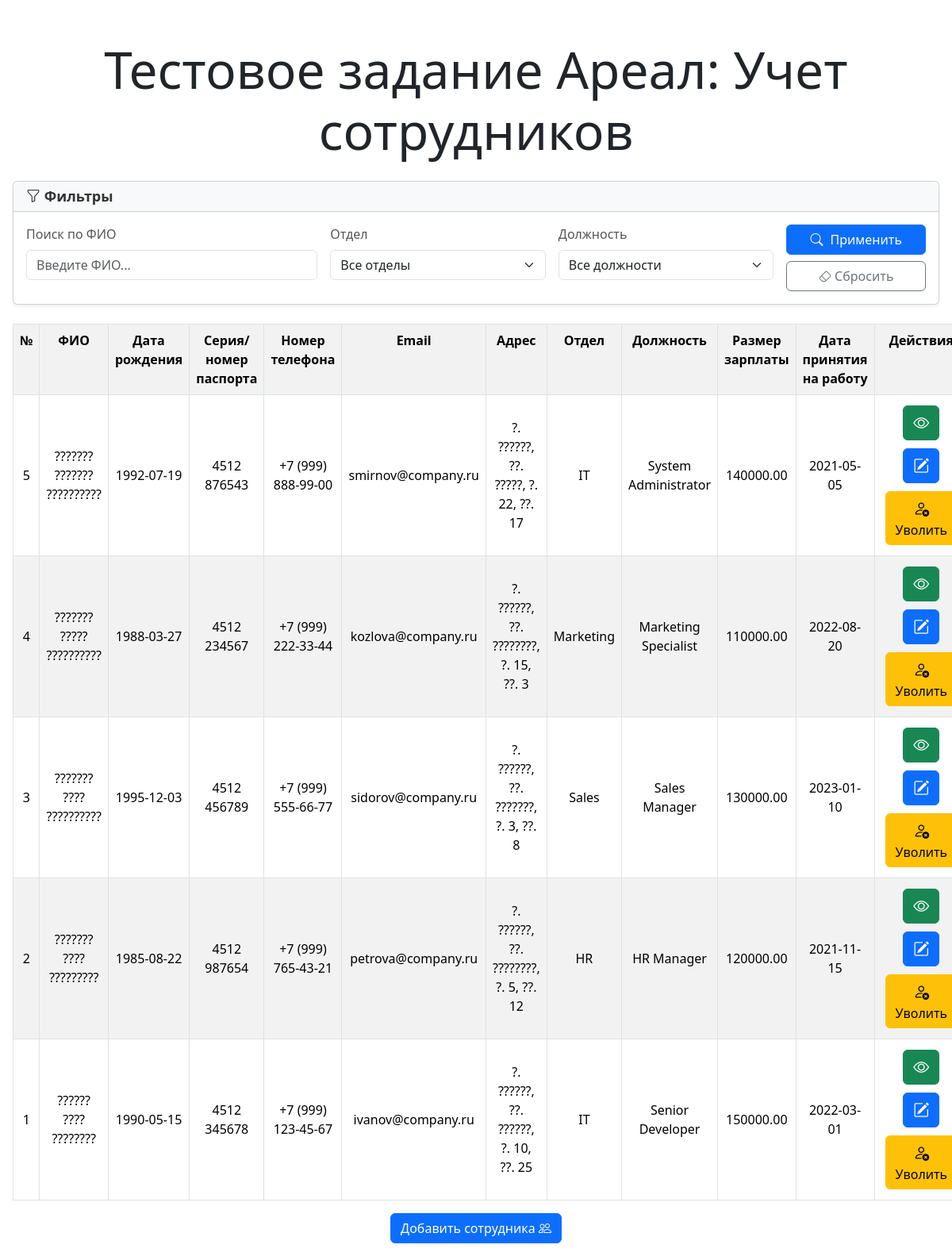
The page / on the database its author committed.
### tables this page shows
CREATE TABLE employees (
    id INT AUTO_INCREMENT PRIMARY KEY,
    full_name VARCHAR(100) NOT NULL,
    birth_date DATE NOT NULL,
    passport VARCHAR(20) NOT NULL,
    phone_number VARCHAR(20) NOT NULL,
    email VARCHAR(50) NOT NULL,
    address VARCHAR(255) NOT NULL,
    department VARCHAR(100) NOT NULL,
    position VARCHAR(100) NOT NULL,
    salary DECIMAL(10, 2) NOT NULL,
    hire_date DATE NOT NULL,
    fired BOOLEAN NOT NULL
);

### src/index.php (the view, shortened to what this page needs)
<?php
include "config.php";
$search = isset($_GET['search']) ? trim($_GET['search']) : '';
$sql = "SELECT * FROM employees WHERE 1=1";
$sql .= " ORDER BY id DESC";
$all_employees = mysqli_query($conn, $sql);
?>
<!DOCTYPE html>
<html lang="ru">
<head>
    <link rel="stylesheet" href="assets/styles/style.css">
    <link href="https://cdn.jsdelivr.net/npm/bootstrap@5.3.8/dist/css/bootstrap.min.css" rel="stylesheet"
>
    <link rel="stylesheet" href="https://cdn.jsdelivr.net/npm/bootstrap-icons@1.13.1/font/bootstrap-icons.min.css">
</head>
<body>
    <header>
        <h1 class="display-3 text-center">Тестовое задание Ареал: Учет сотрудников</h1>
    </header>
    <main>
        <section class="p-3">
            <div class="row">
                <div class="col-12">
                    <div class="row mb-4">
                        <div class="col-md-12">
                            <div class="card shadow-sm">
                                <div class="card-header bg-light">
                                    <h5 class="mb-0"><i class="bi bi-funnel"></i> Фильтры</h5>
                                </div>
                                <div class="card-body">
                                    <form method="GET" action="" class="row g-3">
                                        <div class="col-md-4">
                                            <label class="form-label">Поиск по ФИО</label>
                                            <input type="text" name="search" class="form-control"
                                                placeholder="Введите ФИО..." value="<?= htmlspecialchars($search) ?>">
                                        </div>
                                        <div class="col-md-3">
                                            <label class="form-label">Отдел</label>
                                            <select name="department" class="form-select">
                                                <option value="">Все отделы</option>
                                            </select>
                                        </div>
                                        <div class="col-md-3">
                                            <label class="form-label">Должность</label>
                                            <select name="position" class="form-select">
                                                <option value="">Все должности</option>
                                            </select>
                                        </div>
                                        <div class="col-md-2 d-flex align-items-end">
                                            <div class="d-grid gap-2 w-100">
                                                <button type="submit" class="btn btn-primary">
                                                    <i class="bi bi-search"></i> Применить
                                                </button>
                                                <a href="<?= strtok($_SERVER["REQUEST_URI"], '?') ?>" class="btn
                                                    btn-outline-secondary">
                                                    <i class="bi bi-eraser"></i> Сбросить
                                                </a>
                                            </div>
                                        </div>
                                    </form>
                                </div>
                            </div>
                        </div>
                    </div>
                    <table class="table table-striped table-hover mt-3 text-center table-bordered">
                        <tr>
                            <th>№</th>
                            <th>ФИО</th>
                            <th>Дата рождения</th>
                            <th>Серия/номер паспорта</th>
                            <th>Номер телефона</th>
                            <th>Email</th>
                            <th>Адрес</th>
                            <th>Отдел</th>
                            <th>Должность</th>
                            <th>Размер зарплаты</th>
                            <th>Дата принятия на работу</th>
                            <th>Действия</th>
                        </tr>
                        <?php if (mysqli_num_rows($all_employees) > 0): ?>
                            <?php while ($employee = mysqli_fetch_assoc($all_employees)): ?>
                                <tr>
                                    <td><?= $employee["id"] ?></td>
                                    <td><?= $employee["full_name"] ?></td>
                                    <td><?= $employee["birth_date"] ?></td>
                                    <td><?= $employee["passport"] ?></td>
                                    <td><?= $employee["phone_number"] ?></td>
                                    <td><?= $employee["email"] ?></td>
                                    <td><?= $employee["address"] ?></td>
                                    <td><?= $employee["department"] ?></td>
                                    <td><?= $employee["position"] ?></td>
                                    <td><?= $employee["salary"] ?></td>
                                    <td><?= $employee["hire_date"] ?></td>
                                    <td>
                                        <?php
                                        $filter_params = '';
                                        ?>
                                        <?php if ($employee["fired"] == 1): ?>
                                            <button class="btn btn-secondary" disabled>
                                                <i class="bi bi-person-x"></i> Уволен
                                            </button>
                                        <?php else: ?>
                                            <a href="?view_id=<?= $employee['id'] ?><?= $filter_params ?>"
                                                class="btn btn-success view-btn">
                                                <i class="bi bi-eye"></i>
                                            </a>
                                            <a href="?edit_id=<?= $employee['id'] ?><?= $filter_params ?>"
                                                class="btn btn-primary edit-btn">
                                                <i class="bi bi-pencil-square"></i>
                                            </a>
                                            <a href="?confirm_fire_id=<?= $employee['id'] ?><?= $filter_params ?>"
                                                class="btn btn-warning fire-btn">
                                                <i class="bi bi-person-x"></i> Уволить
                                            </a>
                                        <?php endif; ?>
                                    </td>
                                </tr>
                            <?php endwhile; ?>
                        <?php endif; ?>
                    </table>
                </div>
            </div>
            <div class="row">
                <div class="col-12 text-center">
                    <button class="btn btn-primary" data-bs-toggle="modal" data-bs-target="#addModalForm">Добавить
                        сотрудника <i class="bi bi-people"></i></button>
                </div>
            </div>
        </section>
    </main>
</body>
</html>

### src/assets/styles/style.css (style rules this page uses)
table tr td { vertical-align: middle; }
td button, td a { margin: 5px; }
td button i, td a i { font-size: 20px; }
header h1 { padding-top: 50px; }
.bi-search { margin-right: 5px; }
.card { border-radius: 10px; border: none; box-shadow: 0 2px 10px rgba(0,0,0,0.1); }
.card-header { background-color: #f8f9fa; border-bottom: 1px solid #e0e0e0; border-radius: 10px 10px 0 0 !important; padding: 15px 20px; }
.card-header h5 { font-size: 18px; font-weight: 600; color: #333; }
.card-body { padding: 20px; }
.form-label { font-weight: 500; color: #555; margin-bottom: 5px; }
.form-control, .form-select { border: 2px solid #e0e0e0; border-radius: 8px; padding: 10px 15px; transition: border-color 0.3s; }
.btn-outline-secondary { border: 2px solid #e0e0e0; }

### rows shown on the page
employees: id "5", full_name "??????? ??????? ??????????", birth_date "1992-07-19", passport "4512 876543", phone_number "+7 (999) 888-99-00", email "smirnov@company.ru", address "?. ??????, ??. ?????, ?. 22, ??. 17", department "IT", position "System Administrator", salary "140000.00", hire_date "2021-05-05"
employees: id "4", full_name "??????? ????? ??????????", birth_date "1988-03-27", passport "4512 234567", phone_number "+7 (999) 222-33-44", email "kozlova@company.ru", address "?. ??????, ??. ????????, ?. 15, ??. 3", department "Marketing", position "Marketing Specialist", salary "110000.00", hire_date "2022-08-20"
employees: id "3", full_name "??????? ???? ??????????", birth_date "1995-12-03", passport "4512 456789", phone_number "+7 (999) 555-66-77", email "sidorov@company.ru", address "?. ??????, ??. ???????, ?. 3, ??. 8", department "Sales", position "Sales Manager", salary "130000.00", hire_date "2023-01-10"
employees: id "2", full_name "??????? ???? ?????????", birth_date "1985-08-22", passport "4512 987654", phone_number "+7 (999) 765-43-21", email "petrova@company.ru", address "?. ??????, ??. ????????, ?. 5, ??. 12", department "HR", position "HR Manager", salary "120000.00", hire_date "2021-11-15"
employees: id "1", full_name "?????? ???? ????????", birth_date "1990-05-15", passport "4512 345678", phone_number "+7 (999) 123-45-67", email "ivanov@company.ru", address "?. ??????, ??. ??????, ?. 10, ??. 25", department "IT", position "Senior Developer", salary "150000.00", hire_date "2022-03-01"
